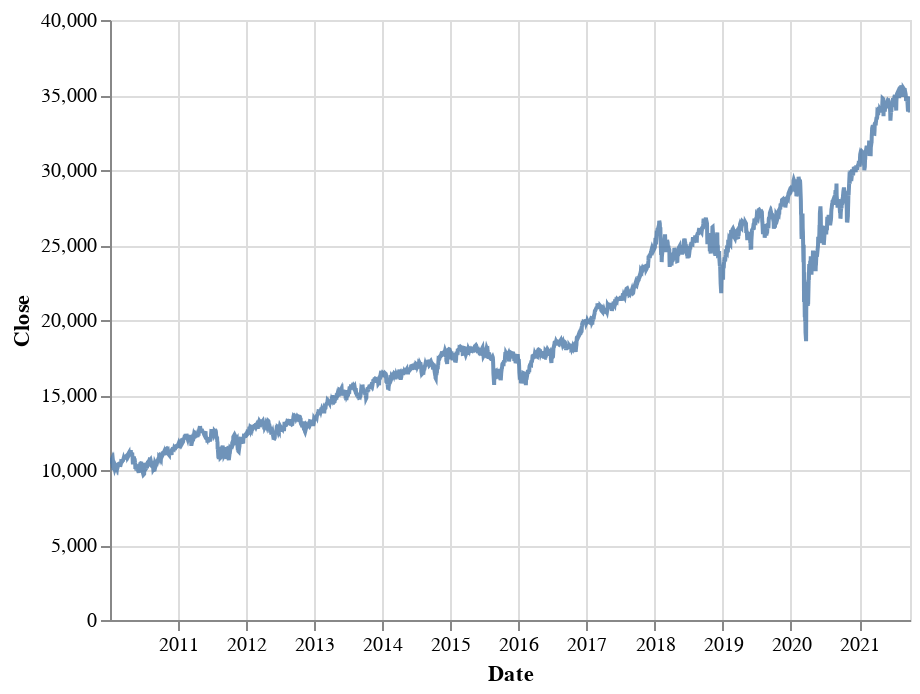

Notebook code cell kept with this figure:
### Code cell
chart =(
    alt.Chart(dow)
    .mark_line(opacity=0.8,clip=True)
    .encode(
        x="Date:T",
        y=alt.Y("Close:Q",stack=None)
    )
)
chart

### Figure 1 — Vega-Lite specification as saved in the notebook (floating-point values rounded to 4 significant figures; data arrays with more than 128 entries replaced by an {"elided": "..."} marker saying what was removed)
{"config": {"view": {"continuousWidth": 400, "continuousHeight": 300}}, "data": {"name": "data-e5f4e7874180dce2808af844136ae68e"}, "mark": {"type": "line", "clip": true, "opacity": 0.8}, "encoding": {"x": {"type": "temporal", "field": "Date"}, "y": {"type": "quantitative", "field": "Close", "stack": null}}, "$schema": "https://vega.github.io/schema/vega-lite/v4.8.1.json", "datasets": {"data-e5f4e7874180dce2808af844136ae68e": {"elided": "2958 records"}}}
